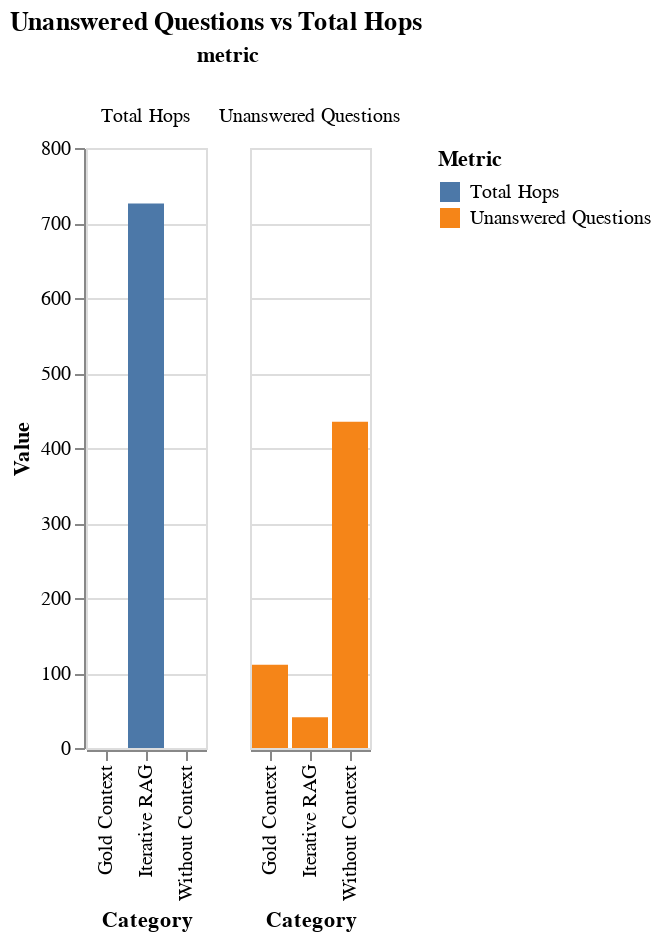

The specification (Vega-Lite) saved for this image:
### Vega-Lite specification from a JSON file in a GitHub repository (floating-point values rounded to 4 significant figures)
{"$schema": "https://vega.github.io/schema/vega-lite/v5.json", "title": "Unanswered Questions vs Total Hops", "data": {"values": [{"category": "Iterative RAG", "metric": "Unanswered Questions", "value": 41}, {"category": "Iterative RAG", "metric": "Total Hops", "value": 726}, {"category": "Without Context", "metric": "Unanswered Questions", "value": 435}, {"category": "Without Context", "metric": "Total Hops", "value": 0}, {"category": "Gold Context", "metric": "Unanswered Questions", "value": 111}, {"category": "Gold Context", "metric": "Total Hops", "value": 0}]}, "mark": "bar", "encoding": {"x": {"field": "category", "type": "nominal", "axis": {"title": "Category"}}, "y": {"field": "value", "type": "quantitative", "axis": {"title": "Value"}}, "color": {"field": "metric", "type": "nominal", "legend": {"title": "Metric"}}, "column": {"field": "metric", "type": "nominal"}}}
